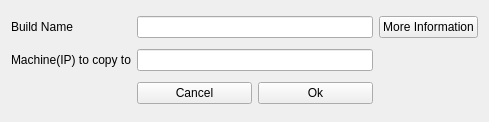
<?xml version="1.0" encoding="UTF-8"?>
<ui version="4.0">
 <class>CopyBuildOver</class>
 <widget class="QWidget" name="CopyBuildOver">
  <property name="geometry">
   <rect>
    <x>0</x>
    <y>0</y>
    <width>489</width>
    <height>122</height>
   </rect>
  </property>
  <property name="windowTitle">
   <string>Form</string>
  </property>
  <property name="windowIcon">
   <iconset resource="images.qrc">
    <normaloff>:/images/images/ALogo.png</normaloff>:/images/images/ALogo.png</iconset>
  </property>
  <layout class="QGridLayout" name="gridLayout">
   <item row="0" column="0">
    <widget class="QLabel" name="label">
     <property name="text">
      <string>Build Name</string>
     </property>
    </widget>
   </item>
   <item row="0" column="1">
    <widget class="QLineEdit" name="lineEditBuildName"/>
   </item>
   <item row="0" column="2">
    <widget class="QPushButton" name="pushButtonMoreInfo">
     <property name="text">
      <string>More Information</string>
     </property>
    </widget>
   </item>
   <item row="1" column="0">
    <widget class="QLabel" name="label_2">
     <property name="text">
      <string>Machine(IP) to copy to</string>
     </property>
    </widget>
   </item>
   <item row="1" column="1">
    <widget class="QLineEdit" name="lineEditMachineIP"/>
   </item>
   <item row="2" column="1">
    <layout class="QHBoxLayout" name="horizontalLayout">
     <item>
      <widget class="QPushButton" name="pushButtonCancel">
       <property name="text">
        <string>Cancel</string>
       </property>
      </widget>
     </item>
     <item>
      <widget class="QPushButton" name="pushButtonOK">
       <property name="text">
        <string>Ok</string>
       </property>
      </widget>
     </item>
    </layout>
   </item>
  </layout>
 </widget>
 <resources>
  <include location="images.qrc"/>
 </resources>
 <connections>
  <connection>
   <sender>pushButtonCancel</sender>
   <signal>clicked()</signal>
   <receiver>CopyBuildOver</receiver>
   <slot>cancelClick()</slot>
   <hints>
    <hint type="sourcelabel">
     <x>143</x>
     <y>85</y>
    </hint>
    <hint type="destinationlabel">
     <x>88</x>
     <y>88</y>
    </hint>
   </hints>
  </connection>
  <connection>
   <sender>pushButtonOK</sender>
   <signal>clicked()</signal>
   <receiver>CopyBuildOver</receiver>
   <slot>okClick()</slot>
   <hints>
    <hint type="sourcelabel">
     <x>319</x>
     <y>88</y>
    </hint>
    <hint type="destinationlabel">
     <x>434</x>
     <y>88</y>
    </hint>
   </hints>
  </connection>
  <connection>
   <sender>pushButtonMoreInfo</sender>
   <signal>clicked()</signal>
   <receiver>CopyBuildOver</receiver>
   <slot>buildMoreInformationClick()</slot>
   <hints>
    <hint type="sourcelabel">
     <x>423</x>
     <y>25</y>
    </hint>
    <hint type="destinationlabel">
     <x>458</x>
     <y>57</y>
    </hint>
   </hints>
  </connection>
 </connections>
 <slots>
  <slot>cancelClick()</slot>
  <slot>okClick()</slot>
  <slot>buildMoreInformationClick()</slot>
 </slots>
</ui>
